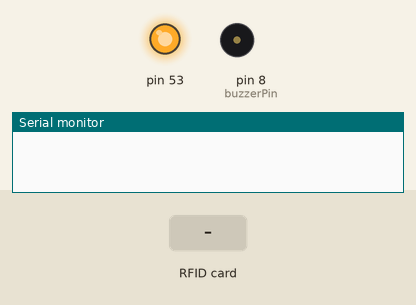
A sketch run on a simulated Arduino Mega 2560, built with avr-gcc and run on an emulated ATmega2560. On the bench: output pins drawn as LEDs (lit = HIGH), buzzer (waves = sounding), the last lines printed to the serial monitor. Inputs (shaded band) come from the test bench.

Above: at 1.2 s.
1.3 s: RFID card 5E 7A 19 C4 held to the reader
At 2.44 s:
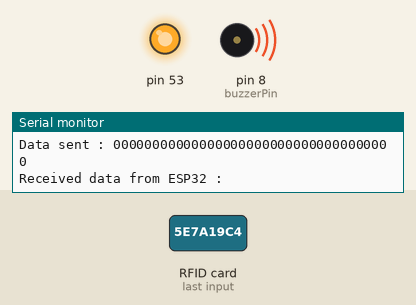
Timing chart, 0 to 4.8 s (numbered marks = the images above; inputs shaded):
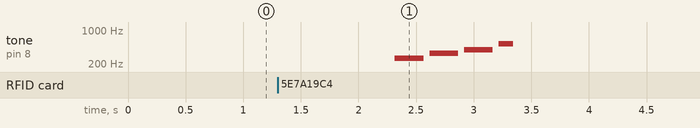

The sketch:

ReadFromCard.ino
```cpp
#include <SPI.h>
#include <MFRC522.h>
#include <pitches.h>

#define SS_PIN 10   // Arduino pin connected to MFRC522's SS pin
#define RST_PIN 9   // Arduino pin connected to MFRC522's RST pin

MFRC522 mfrc522(SS_PIN, RST_PIN);   // Create an instance of the MFRC522 library

const int buzzerPin = 8; // Change this to the pin connected to the buzzer
const int buzzerMelody[] = {
  NOTE_C4, NOTE_E4, NOTE_G4, NOTE_C5
};

const int melodyDuration[] = {
  4, 4, 4, 8
};

void setup() {
  Serial.begin(9600);
  Serial1.begin(9600);   // Initialize Serial2 communication
  SPI.begin();           // Initialize SPI bus
  mfrc522.PCD_Init();
  pinMode(buzzerPin, OUTPUT);   // Initialize MFRC522 module
}

void loop() {
  // Look for new RFID cards
  if (mfrc522.PICC_IsNewCardPresent() && mfrc522.PICC_ReadCardSerial()) {
    char uidString[10];
    sprintf(uidString, "%02X%02X%02X%02X", mfrc522.uid.uidByte[0], mfrc522.uid.uidByte[1], mfrc522.uid.uidByte[2], mfrc522.uid.uidByte[3]);

    // Authenticate to Sector 1 using key A (Default key)
    // Modify the authentication key if needed
    MFRC522::MIFARE_Key key;
    for (byte i = 0; i < 6; i++) {
      key.keyByte[i] = 0xFF;   // Default key (for demonstration purposes only)
    }

    int sector = 1;
    int block = 4;

    // Authenticate using Key A to read from the block
    if (mfrc522.PCD_Authenticate(MFRC522::PICC_CMD_MF_AUTH_KEY_A, block, &key, &(mfrc522.uid)) == MFRC522::STATUS_OK) {
      byte buffer[18];
      byte size = sizeof(buffer);

      // Read the data from Sector 1 Block 4
      if (mfrc522.MIFARE_Read(block, buffer, &size) == MFRC522::STATUS_OK) {
        buffer[size] = '\0'; // Null-terminate the data

        // Convert the buffer to a single string
        char bufferString[size * 2 + 1]; // Each byte in buffer takes 2 characters (1 byte = 2 HEX characters)
        for (byte i = 0; i < size; i++) {
          sprintf(bufferString + i * 2, "%02X", buffer[i]);
        }

        // Send card data to the ESP32 via Serial2 port
        Serial.print("UID sent : ");
        Serial.println(uidString);
        Serial1.println(uidString);
        Serial.print("Data sent : ");
        Serial.println(bufferString);
        Serial1.println(bufferString);
      } else {
        Serial.println("Reading block failed.");
        delay(5000);
      }
      String data = Serial1.readStringUntil('\n');
      Serial.println("Received data from ESP32 : " + data);
      playBuzzerMelody(2000);
      // Halt PICC (card) and stop encryption on PCD (reader)
      mfrc522.PICC_HaltA();
      mfrc522.PCD_StopCrypto1();
    } else {
      Serial.println("Authentication failed.");
    }
  }
}
void playBuzzerMelody(unsigned long duration) {
  for (int i = 0; i < sizeof(buzzerMelody) / sizeof(buzzerMelody[0]); i++) {
    int noteDurationMs = 1000 / melodyDuration[i];
    tone(buzzerPin, buzzerMelody[i], noteDurationMs);
    delay(noteDurationMs);
    noTone(buzzerPin);
    delay(50);
  }

  delay(duration);
}
```

Measured:
- after the input at 1.3 s, tone on pin 8 (buzzerPin): plays 262 Hz for 0.25 s, 330 Hz for 0.25 s, 392 Hz for 0.25 s, 523 Hz for 0.13 s, starting after 1.0 s
